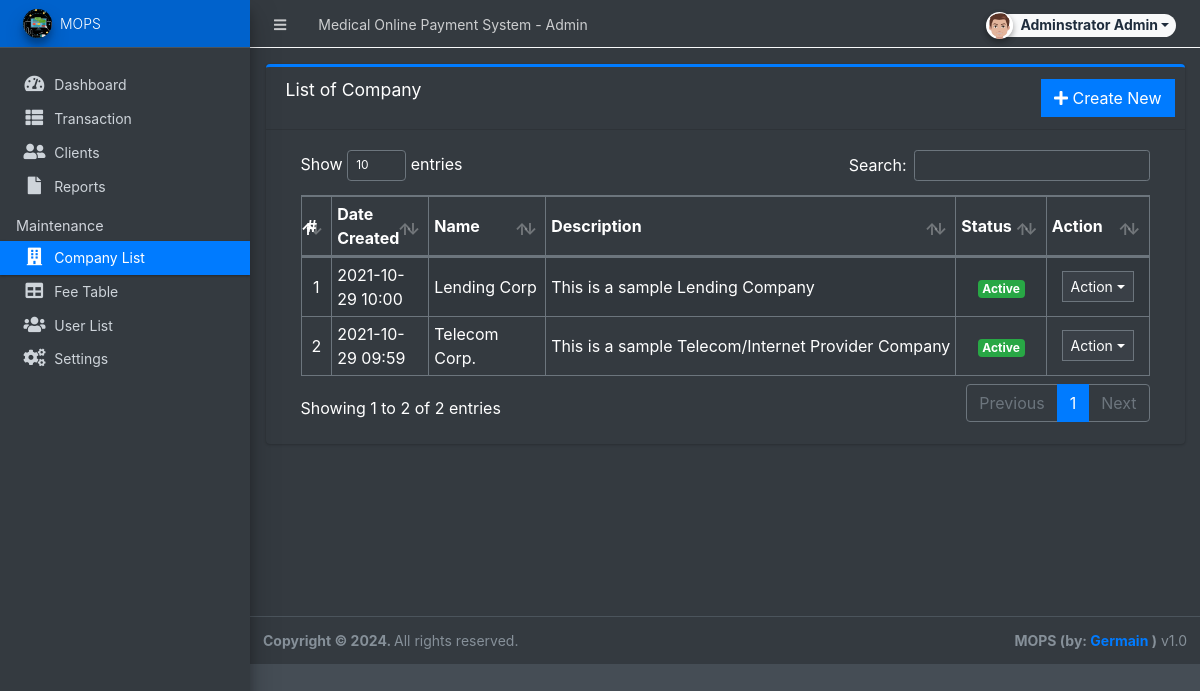
Page /admin/?page=maintenance/company (signed in) on the committed database.
### tables this page shows
CREATE TABLE `company_list` (
  `id` int(30) NOT NULL,
  `name` text NOT NULL,
  `description` text NOT NULL,
  `status` tinyint(1) NOT NULL DEFAULT 1,
  `date_created` datetime NOT NULL DEFAULT current_timestamp(),
  `date_updated` datetime NOT NULL DEFAULT current_timestamp() ON UPDATE current_timestamp()
);

### admin/maintenance/company.php (the view, shortened to what this page needs)
<div class="card card-outline card-primary">
	<div class="card-header">
		<h3 class="card-title">List of Company</h3>
		<div class="card-tools">
			<a href="javascript:void(0)" id="create_new" class="btn btn-flat btn-primary"><span class="fas fa-plus"></span>  Create New</a>
		</div>
	</div>
	<div class="card-body">
		<div class="container-fluid">
        <div class="container-fluid">
			<table class="table table-bordered table-striped">
				<colgroup>
					<col width="5%">
					<col width="15%">
					<col width="20%">
					<col width="30%">
					<col width="15%">
					<col width="15%">
				</colgroup>
				<thead>
					<tr>
						<th>#</th>
						<th>Date Created</th>
						<th>Name</th>
						<th>Description</th>
						<th>Status</th>
						<th>Action</th>
					</tr>
				</thead>
				<tbody>
					<?php
					$i = 1;
						$qry = $conn->query("SELECT * from `company_list`  order by `name` asc ");
						while($row = $qry->fetch_assoc()):
					?>
						<tr>
							<td class="text-center"><?php echo $i++; ?></td>
							<td><?php echo date("Y-m-d H:i",strtotime($row['date_created'])) ?></td>
							<td><?php echo $row['name'] ?></td>
							<td class="text-truncate"><?php echo $row['description'] ?></td>
							<td class="text-center">
                                <?php if($row['status'] == 1): ?>
                                    <span class="badge badge-success">Active</span>
                                <?php else: ?>
                                    <span class="badge badge-danger">Inactive</span>
                                <?php endif; ?>
                            </td>
							<td align="center">
								 <button type="button" class="btn btn-flat btn-default btn-sm dropdown-toggle dropdown-icon" data-toggle="dropdown">
				                  		Action
				                  </button>
							</td>
						</tr>
					<?php endwhile; ?>
				</tbody>
			</table>
		</div>
		</div>
	</div>
</div>

### rows in the picture
company_list: date_created "2021-10-29 10:00", name "Lending Corp", description "This is a sample Lending Company", status "Active"
company_list: date_created "2021-10-29 09:59", name "Telecom Corp.", description "This is a sample Telecom/Internet Provider Company", status "Active"

### other values in the picture
$_settings->info('name') "Medical Online Payment System"
$_settings->userdata('firstname').' '.$_settings->userdata('lastname') "Adminstrator Admin"
$_settings->info('short_name') "MOPS"
